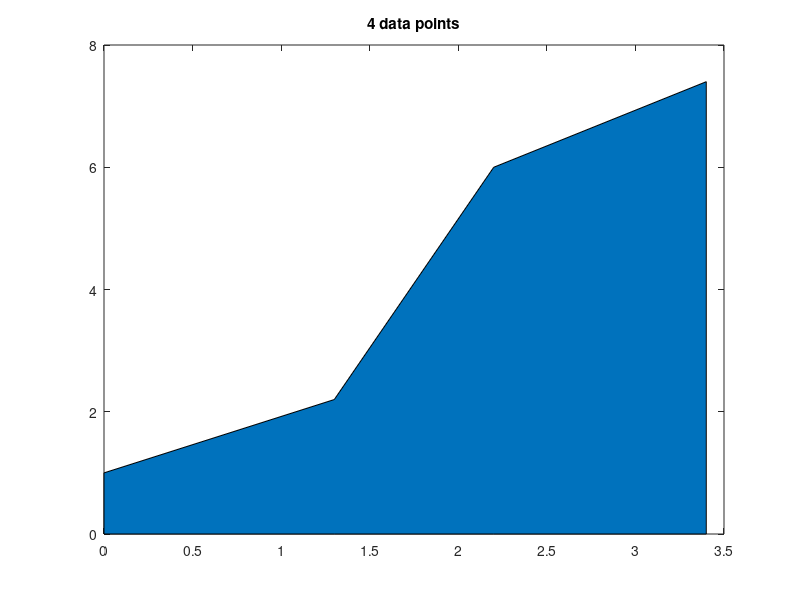

Write MATLAB code to recreate this figure.
x = [];
y = [];

fid = fopen('xandypts.dat');
if fid == -1
    disp('File open not successful');
else
    while ~feof(fid)
        aline = fgetl(fid);
        [letter,rest] = strtok(aline);
        [xval,rest] = strtok(rest);
        [letter,yval] = strtok(rest);
        x = [x str2num(xval)];
        y = [y str2num(yval)];
    end
    
    area(x,y);
    title(sprintf('%d data points',length(x)));
    
    fclose(fid);
end

        